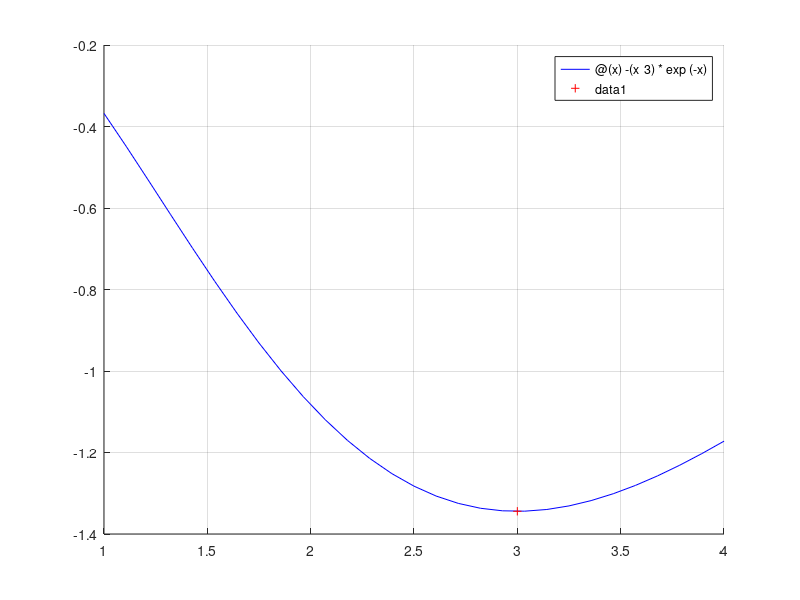

Recreate this plot in MATLAB.
clc;
clear;
clf;

f = @(x) -(x^3)*exp(-x);
a = 1;
b = 4;
options = optimset('Display', 'iter', 'TolFun', 1e-8);

hold on

[x, fval, info, output] = fminbnd(f, a, b, options);
fprintf('Minf = %4f at x = %4f0', fval, x);
fplot(f, [1 4], 'b');
plot(x, f(x), 'r+');
grid on
hold off